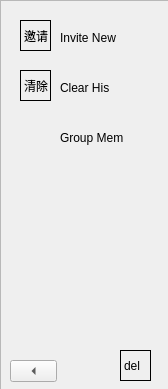
<?xml version="1.0" encoding="UTF-8"?>
<ui version="4.0">
 <class>addMember</class>
 <widget class="QWidget" name="addMember">
  <property name="geometry">
   <rect>
    <x>0</x>
    <y>0</y>
    <width>168</width>
    <height>389</height>
   </rect>
  </property>
  <property name="windowTitle">
   <string>Form</string>
  </property>
  <widget class="QFrame" name="frame">
   <property name="geometry">
    <rect>
     <x>0</x>
     <y>0</y>
     <width>171</width>
     <height>391</height>
    </rect>
   </property>
   <property name="frameShape">
    <enum>QFrame::StyledPanel</enum>
   </property>
   <property name="frameShadow">
    <enum>QFrame::Raised</enum>
   </property>
   <widget class="QToolButton" name="toolButton">
    <property name="geometry">
     <rect>
      <x>10</x>
      <y>360</y>
      <width>47</width>
      <height>22</height>
     </rect>
    </property>
    <property name="text">
     <string>...</string>
    </property>
    <property name="arrowType">
     <enum>Qt::LeftArrow</enum>
    </property>
   </widget>
   <widget class="QLabel" name="label">
    <property name="geometry">
     <rect>
      <x>20</x>
      <y>20</y>
      <width>31</width>
      <height>31</height>
     </rect>
    </property>
    <property name="frameShape">
     <enum>QFrame::Box</enum>
    </property>
    <property name="text">
     <string>邀请</string>
    </property>
   </widget>
   <widget class="QLabel" name="label_2">
    <property name="geometry">
     <rect>
      <x>60</x>
      <y>30</y>
      <width>68</width>
      <height>15</height>
     </rect>
    </property>
    <property name="text">
     <string>Invite New</string>
    </property>
   </widget>
   <widget class="QLabel" name="label_3">
    <property name="geometry">
     <rect>
      <x>20</x>
      <y>70</y>
      <width>31</width>
      <height>31</height>
     </rect>
    </property>
    <property name="frameShape">
     <enum>QFrame::Box</enum>
    </property>
    <property name="text">
     <string>清除</string>
    </property>
   </widget>
   <widget class="QLabel" name="label_4">
    <property name="geometry">
     <rect>
      <x>60</x>
      <y>80</y>
      <width>68</width>
      <height>15</height>
     </rect>
    </property>
    <property name="text">
     <string>Clear His</string>
    </property>
   </widget>
   <widget class="QLabel" name="label_5">
    <property name="geometry">
     <rect>
      <x>120</x>
      <y>350</y>
      <width>31</width>
      <height>31</height>
     </rect>
    </property>
    <property name="frameShape">
     <enum>QFrame::Box</enum>
    </property>
    <property name="text">
     <string>del</string>
    </property>
   </widget>
   <widget class="QLabel" name="label_6">
    <property name="geometry">
     <rect>
      <x>60</x>
      <y>130</y>
      <width>68</width>
      <height>15</height>
     </rect>
    </property>
    <property name="text">
     <string>Group Mem</string>
    </property>
   </widget>
  </widget>
 </widget>
 <resources/>
 <connections/>
</ui>
